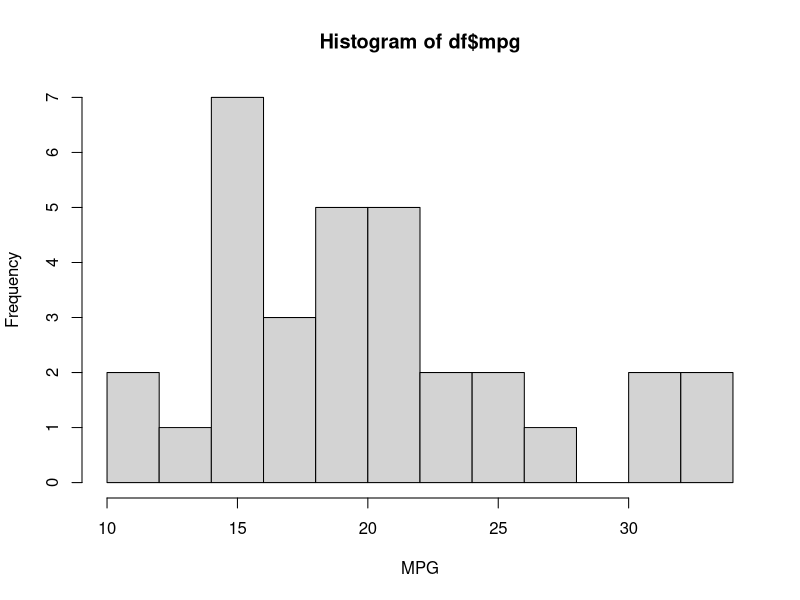
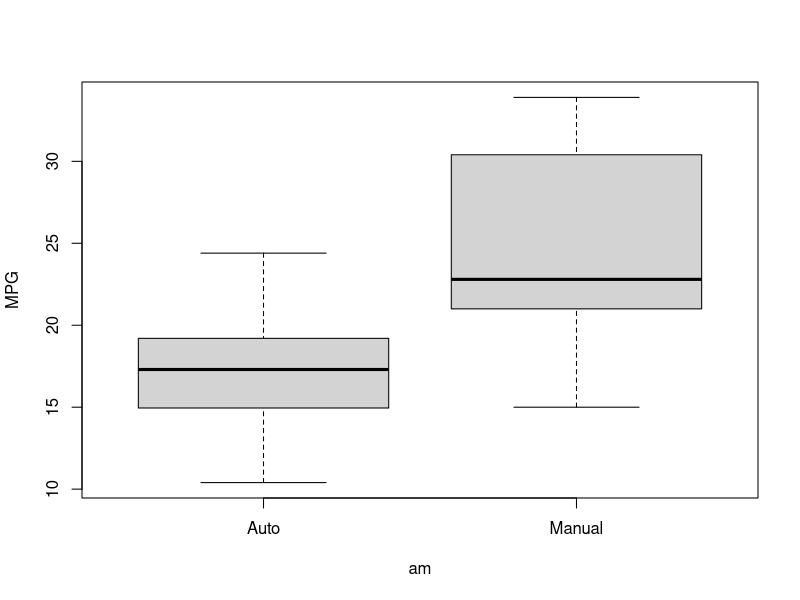
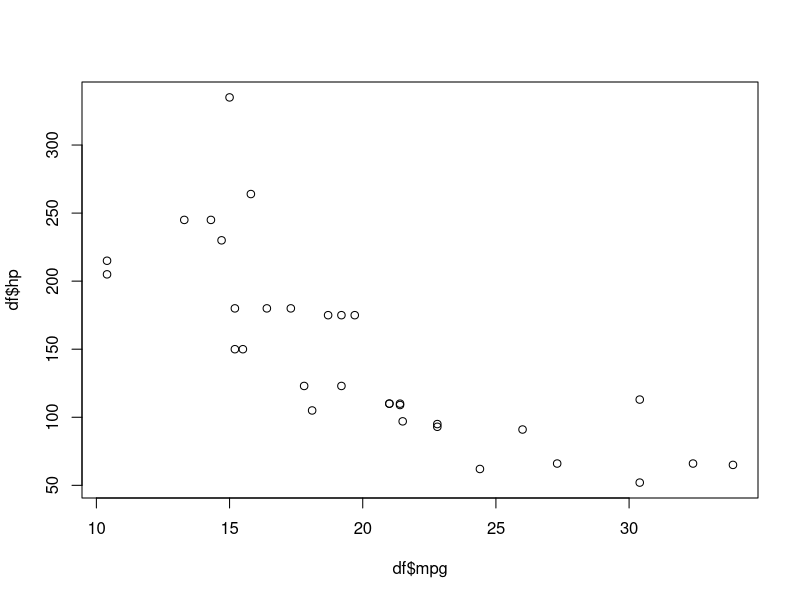
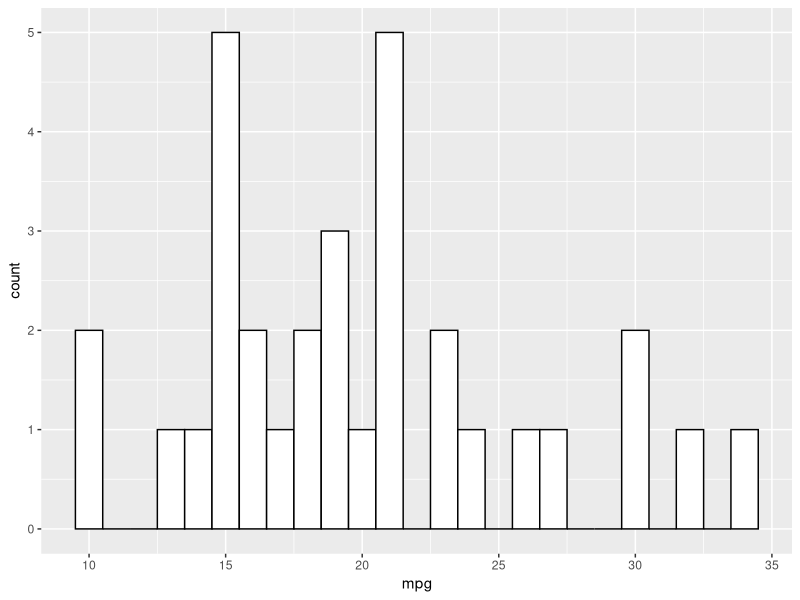
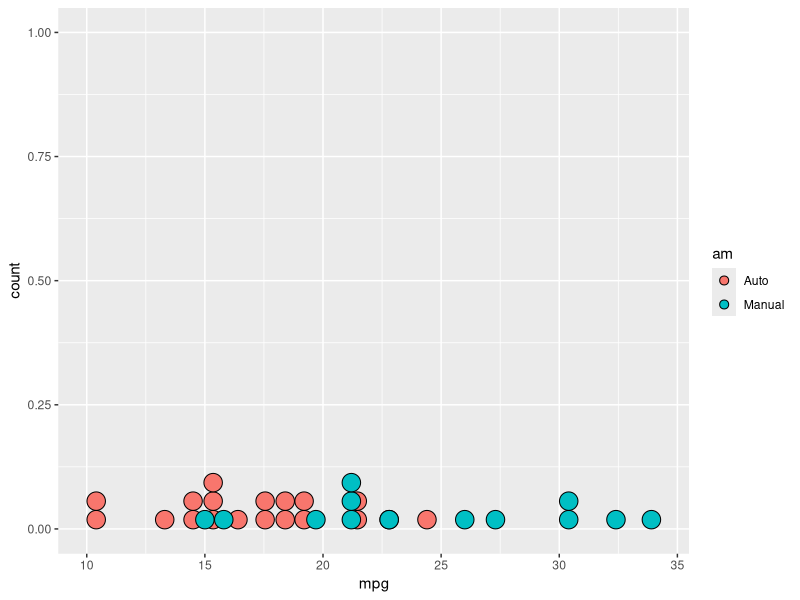
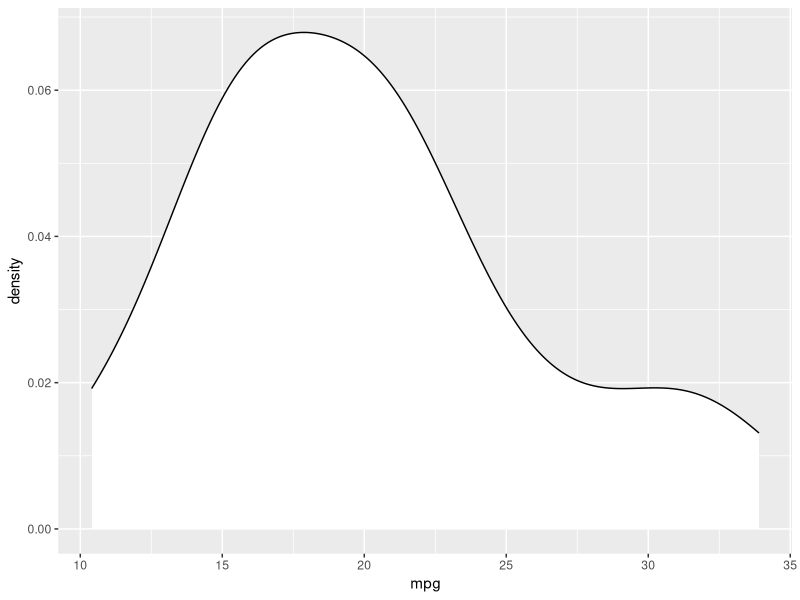
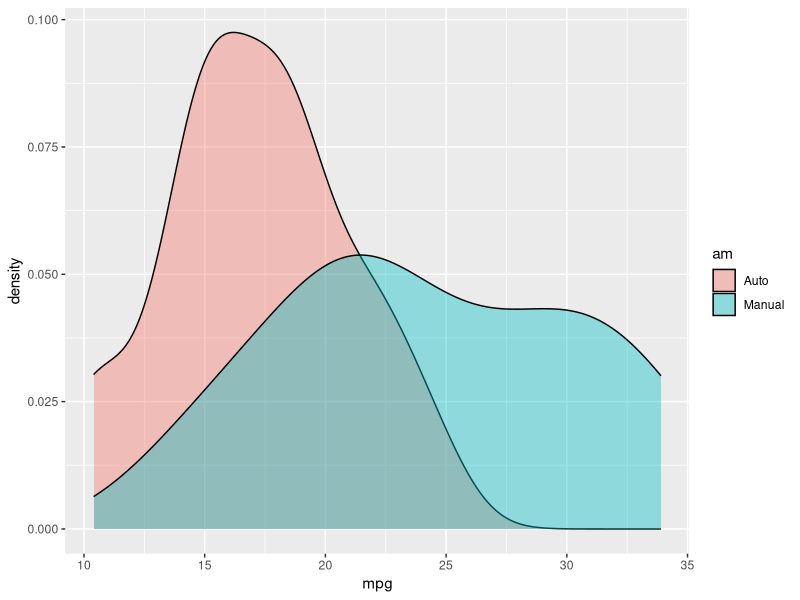
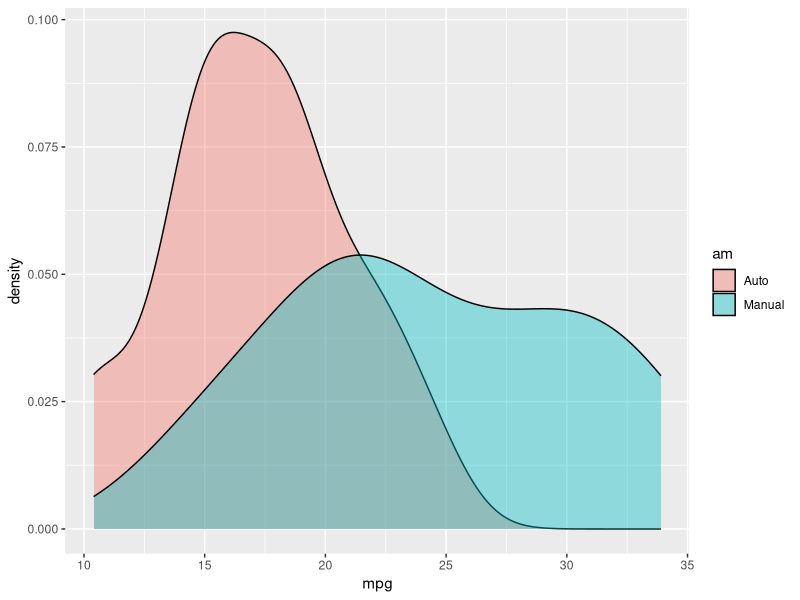

Source code (R) for these figures, in order:
df <- mtcars
str(df)

df$vs <- factor(df$vs, labels = c("V", "S"))
df$am <- factor(df$am, labels = c("Auto", "Manual"))

hist(df$mpg, breaks = 10, xlab = "MPG")
boxplot(mpg ~ am, df, ylab = "MPG")
plot(df$mpg, df$hp)

library(ggplot2)

ggplot(df, aes(x = mpg))+
  geom_histogram(fill = "white", col = "black", binwidth = 1)

ggplot(df, aes(x = mpg, fill = am))+
  geom_dotplot()

ggplot(df, aes(x = mpg))+
  geom_density(fill = "white")

ggplot(df, aes(x = mpg, fill = am))+
  geom_density(alpha = 0.4)

ggplot(df, aes(x = mpg))+
  geom_density(aes(fill = am), alpha = 0.4)

ggplot(df, aes(x = am, y = hp, col = vs))+
  geom_boxplot()

ggplot(df, aes(x = mpg, y = hp, col = vs, size = qsec))+
  geom_point()

my_plot <- ggplot(df, aes(x = mpg, y = hp, col = vs, size = qsec))+
  geom_point()

my_plot2 <- ggplot(df, aes(x = am, y = hp, col = vs))
my_plot2 + geom_boxplot()

